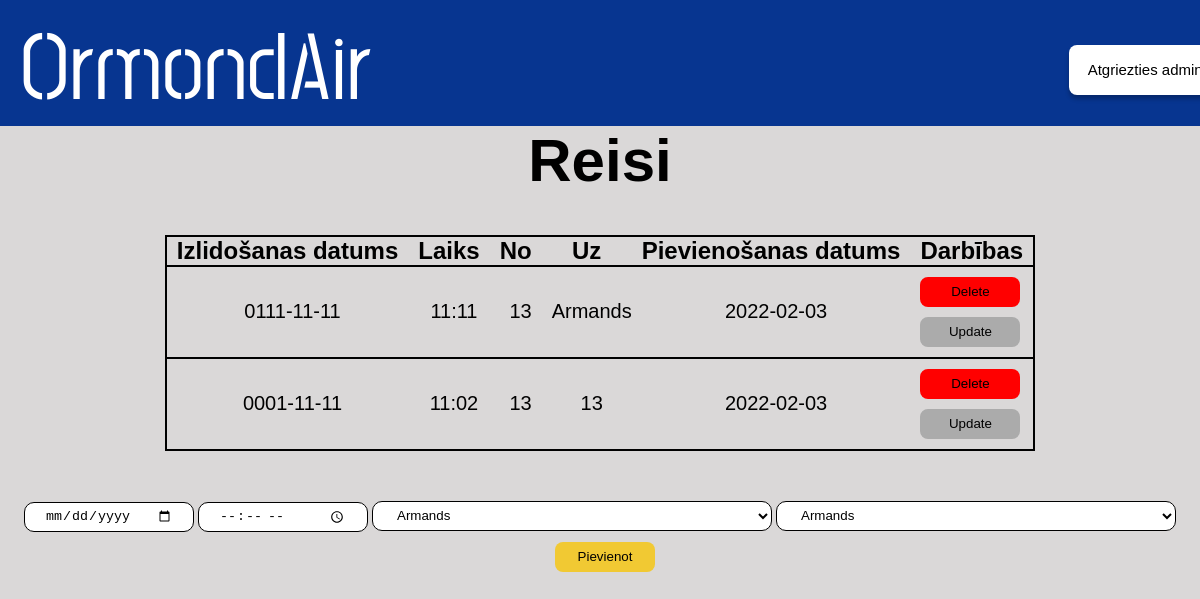
/admin/reisi, run on an earlier commit of the app's database.
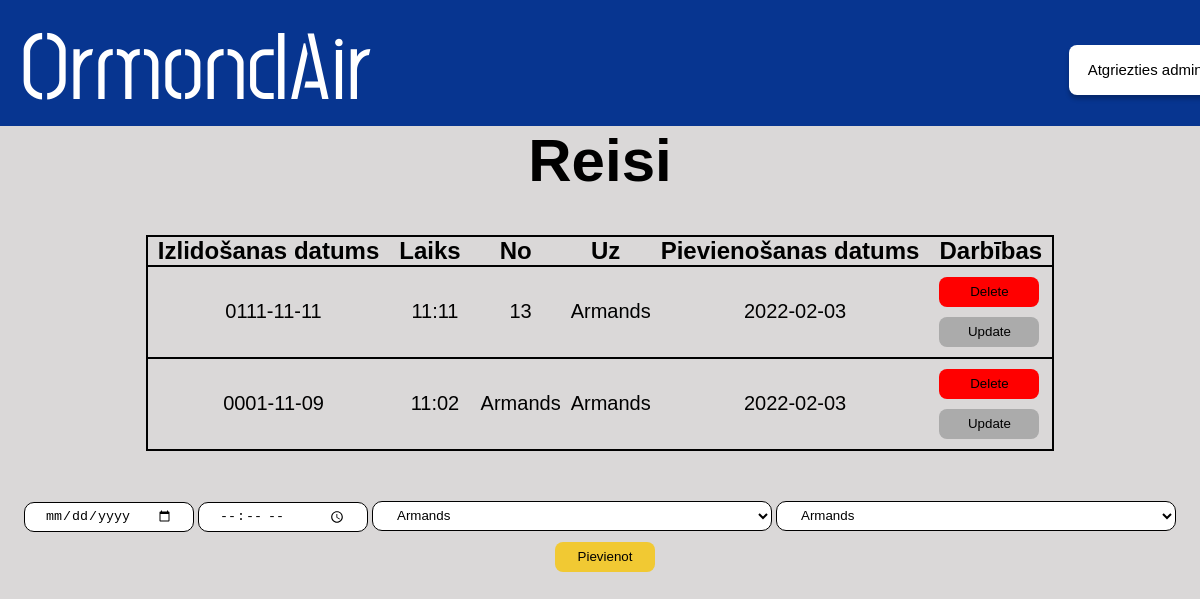
And on a later commit of the database.
### main.py (models this page shows, shortened)
class Reis(db.Model):
    id = db.Column(db.Integer, primary_key=True)
    datums = db.Column(db.String(200), nullable=False)
    laiks = db.Column(db.String(200), nullable=False)
    nolidostas = db.Column(db.String(200), nullable=False)
    uzlidostas = db.Column(db.String(200), nullable=False)
    date_created = db.Column(db.DateTime, default=datetime.utcnow)

### main.py (the view)
@app.route('/admin/reisi', methods=['POST', 'GET'])
def reis():
  if request.method == 'POST':
    new_reis = Reis(nolidostas=request.form['nolidostas'], uzlidostas=request.form['uzlidostas'], datums=request.form['datums'],laiks = request.form['laiks'])
    try:
      db.session.add(new_reis)
      db.session.commit()
      return redirect('/admin/reisi')
    except:
      return "Draugi nav labi!"
  else:
      lidostas = Lidosta.query.order_by(Lidosta.id).all()
      tasks = Reis.query.order_by(Reis.date_created).all()
      return render_template("adminreisi.html", tasks=tasks, lidostas=lidostas)

### templates/adminreisi.html (shortened to what this page needs)
<!DOCTYPE html>
<html lang="en">
  <head>
    <link href="/static/css/stylesheet.css" rel="stylesheet" />
  </head>
  <body>
    <div class="augsejaisBaneris">
      <a href="/">
        <h1 class="homePage">OrmondAir</h1>
      </a>
      <a href="/admin">
        <button id="atgriezties_admin">Atgriezties admin</button>
      </a>
    </div>
    <div class="apaksejaisBaneris">
      <h1 id="virsraksts">Reisi</h1>
      {% if tasks|length < 1 %}
      <h4 id="apaksraksts">Nav pievienots neviens reiss! </h4>
      {% else %}
      <table class="tabula">
        <tr class="tabula">
          <th class="teksts">Izlidošanas datums</th>
          <th class="teksts">Laiks</th>
          <th class="teksts">No</th>
          <th class="teksts">Uz</th>
          <th class="teksts">Pievienošanas datums</th>
          <th class="teksts">Darbības</th>
        </tr>
        {% for task in tasks %}
          <tr class="tabula">
            <td class="dbteksts">{{ task.datums }}</td>
            <td class="dbteksts">{{ task.laiks }}</td>
            <td class="dbteksts">{{ task.nolidostas }}</td>
            <td class="dbteksts">{{ task.uzlidostas }}</td>
            <td class="dbteksts">{{ task.date_created.date() }}</td>
            <td>
              <a href="/delete_reisi/{{task.id}}"><button id=dzest>Delete</button></a>
              <br>
              <a href="/update_reisi/{{task.id}}"><button id=labot>Update</button></a>
            </td>
          </tr>
        {% endfor %}
      </table>
      {% endif %}
      <form action="/admin/reisi" method="POST" id="form">
        <input class="inputdate" type="date" min="date" type="text" name="datums" id="datums" placeholder="datums" required>
        <input class="inputdate" type="time" type="text" name="laiks" id="laiks" placeholder="laiks" required>
        <select class="input" name="nolidostas" id="nolidostas" method="POST">
          {% for lidosta in lidostas %}
            <option value="{{lidosta.content}}">{{ lidosta.content }}</option>
          {% endfor %}
        </select>
        <select class="input" name="uzlidostas" id="uzlidostas" method="POST">
          {% for lidosta in lidostas %}
            <option value="{{lidosta.content}}">{{ lidosta.content }}</option>
          {% endfor %}
        </select>
        <input type="submit" value="Pievienot" id="pievienot">
      </form>
  </body>
</html>

### static/css/stylesheet.css (style rules this page uses)
body { background: rgba(186, 182, 182, 0.53); }
* { margin: 0; padding: 0; box-sizing: border-box; text-decoration: none; }
.augsejaisBaneris { position: absolute; left: 0%; right: 0%; top: 0%; bottom: 84.28%; background: #073590; }
.homePage { position: absolute; left: 0%; font-family: Post No Bills Colombo Medium; font-size: 96px; display: flex; margin-left: 20px; color: #ffffff; user-select: none; }
.apaksejaisBaneris { position: absolute; top: 15.72%; right: 0px; left: 0px; }
#atgriezties_admin { position: absolute; width: 152px; height: 50.63px; left: 89.1%; top: 35.4%; background: #ffffff; border-radius: 8px; box-shadow: 0px 4px 4px rgba(0, 0, 0, 0.25); border-style: none; font-family: Arial, Helvetica, sans-serif; font-size: 15px; cursor: pointer; }
#pievienot { width: 100px; height: 30px; background: #f1c933; border-radius: 8px; outline: none; cursor: pointer; border: 1px solid transparent; margin-left: 10px; }
.teksts { font-family: Arial, Helvetica, sans-serif; font-size: 24px; color: #000000; padding-left: 10px; padding-right: 10px; }
.input { background: #ffffff; border: 1px solid #000000; box-sizing: border-box; border-radius: 10px; outline: none; padding-left: 20px; padding-right: 20px; width: 400px; height: 30px; margin-top: 10px; margin-bottom: 10px; }
.inputdate { background: #ffffff; border: 1px solid #000000; box-sizing: border-box; border-radius: 10px; outline: none; padding-left: 20px; padding-right: 20px; width: 170px; height: 30px; margin-top: 10px; margin-bottom: 10px; }
#dzest { width: 100px; height: 30px; background: #ff0000; border-radius: 8px; outline: none; cursor: pointer; border: 1px solid transparent; margin-top: 10px; margin-left: 10px; }
#labot { width: 100px; height: 30px; background: #ababab; border-radius: 8px; outline: none; cursor: pointer; border: 1px solid transparent; margin-top: 10px; margin-left: 10px; margin-bottom: 10px; }
.dbteksts { text-align: center; font-family: Arial, Helvetica, sans-serif; font-size: 20px; color: #000000; padding-left: 10px; }
#virsraksts { text-align: center; font-family: Arial, Helvetica, sans-serif; font-size: 60px; color: #000000; }
.tabula { border-collapse: collapse; border: solid 2px #000000; margin-left: auto; margin-right: auto; margin-top: 40px; margin-bottom: 40px; }
#form { text-align: center; }

What changed in the data, as far as the page shows it:
changed Reis (number 2 of 2 on the later page): datums "0001-11-11" → "0001-11-09"; nolidostas "13" → "Armands"; uzlidostas "13" → "Armands"
